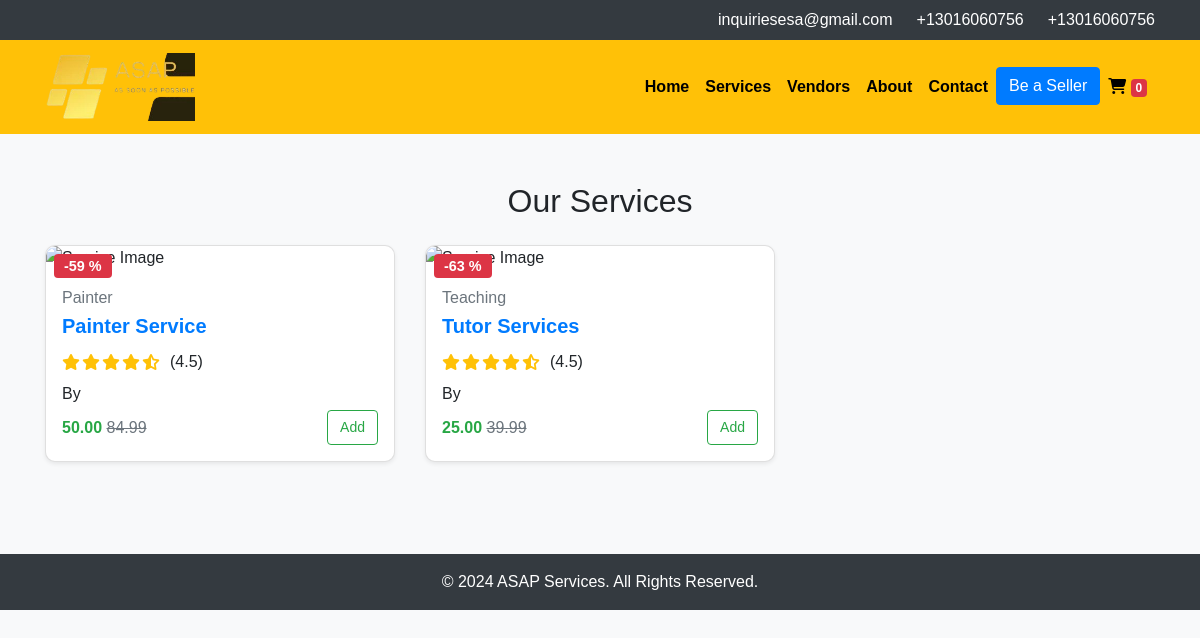
The app's page /search/ with its own data.
### core/models.py (models this page shows, shortened)
class Product(models.Model):
    pid = ShortUUIDField(unique=True, length =10, max_length=20, alphabet="abcdefgh12345")
    user = models.ForeignKey(User, on_delete=models.SET_NULL, null=True)
    category = models.ForeignKey(Category, on_delete=models.SET_NULL, null=True, default="Tutor", related_name="category")
    vendor = models.ForeignKey(Vendor, on_delete=models.SET_NULL, null=True, related_name="vendor")
    title = models.CharField(max_length=100)
    image = models.ImageField(upload_to=user_directory_path)
    description= models.TextField(null=True, blank= True, default="This is a Product")
    city = models.CharField(max_length=255, default="California")
    country = models.CharField(max_length=255, default="USA")
    price = models.DecimalField(max_digits=12, decimal_places=2, default="1.99")
    old_price = models.DecimalField(max_digits=12, decimal_places=2, default="2.99")
    specifications = models.TextField(null=True, blank=True)
    product_status = models.CharField(choices=STATUS, max_length=10, default="in_review")
    status = models.BooleanField(default=True)
    in_stock = models.BooleanField(default=True)
    featured = models.BooleanField(default=False)
    digital = models.BooleanField(default=False)
    sku = ShortUUIDField(unique=True, length =4, max_length=10,prefix="sku" ,alphabet="1234567890")
    date = models.DateTimeField(auto_now_add = True)
    updated = models.DateTimeField(null=True, blank=True)
    class Meta:
        verbose_name_plural = "Products"
    def get_percentage(self):
        new_price = (self.price / self.old_price) * 100
        return new_price

class Category(models.Model):
    cid = ShortUUIDField(unique=True, length =10, max_length=20, prefix = "cat", alphabet="abcdefgh12345")
    title = models.CharField(max_length=100)
    image = models.ImageField(upload_to="category")
    class Meta:
        verbose_name_plural = "Categories"

### core/views.py (the view)
# urls.py: path('search/', search_view, name="search"),
def search_view(request):
    service_title = request.GET.get("title", "").strip()
    city = request.GET.get("city", "").strip()
    products = Product.objects.all()
    if service_title:
        products = products.filter(title__icontains=service_title)
    if city:
        products = products.filter(city__icontains=city)
    context = {
        "products": products.order_by("-date"),
        "service_title": service_title,
        "city": city,
    }
    return render(request, "core/search.html", context)

### templates/core/search.html (shortened to what this page needs)
{% load static %}
<!DOCTYPE html>
<html lang="en">
<head>
  <link href="https://cdn.jsdelivr.net/npm/bootstrap@5.1.3/dist/css/bootstrap.min.css" rel="stylesheet">
    <link href="https://stackpath.bootstrapcdn.com/bootstrap/4.5.2/css/bootstrap.min.css" rel="stylesheet">
    <link rel="stylesheet" href="https://cdnjs.cloudflare.com/ajax/libs/font-awesome/5.15.3/css/all.min.css">
  <link rel="stylesheet" href="services.css">
</head>
<body>
    <div class="contact-info bg-dark text-white py-2">
        <div class="container d-flex justify-content-end">
            <span>inquiriesesa@gmail.com</span>
            <span class="phone-number ml-4">+13016060756</span>
            <span class="phone-number ml-4">+13016060756</span>
        </div>
    </div>
  <nav class="navbar navbar-expand-lg navbar-dark" style="background-color: #ffc107!important;">
    <div class="container">
      <a class="navbar-brand" href="#"><img src="{% static 'assets/images/logo.png' %}" alt="Logo"
          style="width: 150px;"></a>
      <div class="collapse navbar-collapse" id="navbarNav">
        <ul class="navbar-nav ms-auto">
          <li class="nav-item">
            <a class="nav-link font-weight-bold" href="{% url 'core:index' %}" style="color: black !important;">Home</a>
          </li>
          <li class="nav-item active">
            <a class="nav-link font-weight-bold" href="{% url 'core:service-list' %}"
              style="color: black !important;">Services</a>
          </li>
          <li class="nav-item">
            <a class="nav-link font-weight-bold" href="{% url 'core:vendor-list' %}"
              style="color: black !important;">Vendors</a>
          </li>
          <li class="nav-item">
            <a class="nav-link font-weight-bold" href="about.html" style="color: black !important;">About</a>
          </li>
          <li class="nav-item">
            <a class="nav-link font-weight-bold" href="contact.html" style="color: black !important;">Contact</a>
          </li>
          <li class="nav-item">
            <a class="btn btn-primary" href="be-a-seller.html">Be a Seller</a>
          </li>
        <li class="nav-item">
          <a class="nav-link" href="#" style="color: black !important;">
            <i class="fas fa-shopping-cart"></i>
            <span class="badge bg-danger cart-items-count">{{ request.session.cart_data_obj|length }}</span>
          </a>
        </li>
        </ul>
      </div>
    </div>
  </nav>
  <section id="services" class="py-5 bg-light">
    <div class="container">
      <h2 class="text-center mb-4">Our Services</h2>
      <div class="row">
        {% for p in products %}
        <div class="col-lg-4 col-md-6 mb-4">
          <div class="card service-card shadow-sm">
            <div class="position-relative">
              <span class="badge bg-danger position-absolute top-0 start-0 m-2"> -{{ p.get_percentage|floatformat:0 }} %</span>
            </div>
            <div class="card-body">
              <p class="text-muted mb-1">{{ p.category.title }}</p>
              <h5 class="card-title"><a href="{% url 'core:service-detail' p.pid %}">{{ p.title }}</a></h5>
              <div class="d-flex align-items-center mb-2">
                <div class="rating">
                  <i class="fas fa-star text-warning"></i>
                  <i class="fas fa-star text-warning"></i>
                  <i class="fas fa-star text-warning"></i>
                  <i class="fas fa-star text-warning"></i>
                  <i class="fas fa-star-half-alt text-warning"></i>
                </div>
                <span class="ms-2">(4.5)</span>
              </div>
              <p class="mb-1">By <a href="#" class="text-decoration-none">{{ vendor.title}}</a></p>
              <div class="d-flex justify-content-between align-items-center">
                <div>
                  <span class="text-success fw-bold">{{ p.price }}</span>
                  <span class="text-muted text-decoration-line-through">{{ p.old_price }}</span>
                </div>
                <button class="btn btn-outline-success">Add</button>
              </div>
            </div>
          </div>
        </div>
        {% endfor %}
      </div>
    </div>
  </section>
  <footer class="bg-dark text-white text-center py-3">
    <div class="container">
      <p>© 2024 ASAP Services. All Rights Reserved.</p>
    </div>
  </footer>
</body>
</html>

### static/assets/css/services.css (style rules this page uses)
body { font-family: Arial, sans-serif; background-color: #f8f9fa; }
.nav-link { color: black !important; }
.card { border-radius: 10px; overflow: hidden; transition: all 0.3s ease; }
.service-card .badge { font-size: 0.9rem; padding: 5px 10px; }
.service-card .rating i { margin-right: 2px; }
.service-card .rating { display: flex; align-items: center; }
.card-title { font-size: 1.25rem; font-weight: 600; }
.card-body { padding: 1rem; }
.card-body .btn { font-size: 0.875rem; }
footer { background-color: #333; color: white; padding: 10px; margin-top: 20px; }
footer p { margin: 0; }

### records on screen
Product: get_percentage "59", category "Painter", title "Painter Service", price "50.00", old_price "84.99"
Product: get_percentage "63", category "Teaching", title "Tutor Services", price "25.00", old_price "39.99"

### other values on screen
{{ request.session.cart_data_obj|length }} "0"
